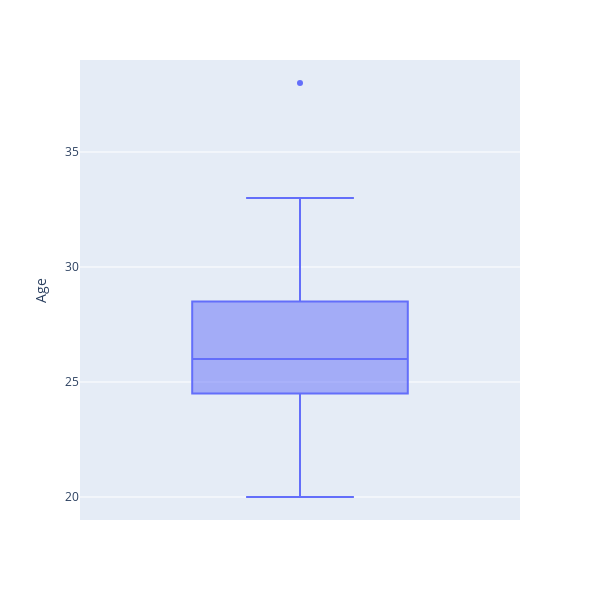

The notebook cell saved with this chart:
### Markdown cell above
# Distribución de los datos

### Code cell
fig = px.box(NumPlayers, y='Age',width=600,height=600)
fig.show()

### Figure 1 — Plotly figure (JSON) as saved in the notebook; plotly's stock layout.template omitted (floating-point values rounded to 4 significant figures)
{"data": [{"alignmentgroup": "True", "hovertemplate": "Age=%{y}<extra></extra>", "legendgroup": "", "marker": {"color": "#636efa"}, "name": "", "notched": false, "offsetgroup": "", "orientation": "v", "showlegend": false, "type": "box", "x0": " ", "xaxis": "x", "y": [26, 27, 29, 33, 38, 26, 26, 28, 28, 25, 25, 21, 26, 20, 24, 25, 32, 25, 27, 25, 20, 23, 21, 32, 32, 28, 23, 32], "y0": " ", "yaxis": "y"}], "layout": {"boxmode": "group", "height": 600, "legend": {"tracegroupgap": 0}, "margin": {"t": 60}, "width": 600, "xaxis": {"anchor": "y", "domain": [0, 1]}, "yaxis": {"anchor": "x", "domain": [0, 1], "title": {"text": "Age"}}}}
